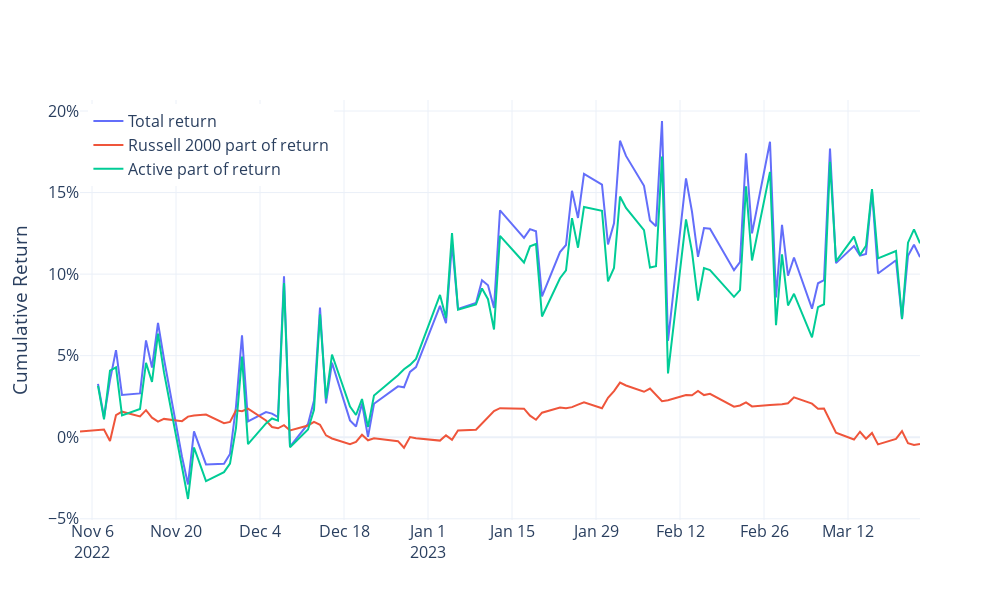

Notebook cell for this chart:
### Markdown cell above
### Compare to Russell 2000 (IWM)

### Code cell
spy = yf.download("IWM", start="2022-11-03")["Adj Close"].pct_change().dropna()
spy.index = [datetime.strftime(x, "%Y-%m-%d") for x in spy.index]

rets = pd.concat((ret, spy), axis=1)
rets.columns = ["ret", "spy"]

result = smf.ols("ret~spy", rets).fit()
alpha = result.params[0]
beta = result.params[1]
info_ratio = alpha / np.sqrt(result.mse_resid)

spy = beta*spy
active = ret - spy

trace1 = go.Scatter(
    x = ret.index.to_list(),
    y = (1+ret).cumprod()-1,
    name = "Total return",
    hovertemplate="%{x}<br>total=%{y:.2%}<extra></extra>"
)

trace2 = go.Scatter(
    x = active.index.to_list(),
    y = (1+active).cumprod()-1,
    name = "Active part of return",
    hovertemplate="%{x}<br>active=%{y:.2%}<extra></extra>"
)
trace3 = go.Scatter(
    x = spy.index.to_list(),
    y = (1+spy).cumprod()-1,
    name = "Russell 2000 part of return",
    hovertemplate="%{x}<br>iwm=%{y:.2%}<extra></extra>"
)
fig = go.Figure()
for trace in [trace1, trace3, trace2]:
    fig.add_trace(trace)

fig.update_layout(
    yaxis_title="Cumulative Return",
    xaxis_title_font = {"size":18},
    template="plotly_white",
    yaxis_tickformat=".0%",
    height=600,  
    width=1000,
    legend=dict(
      x = 0.01,
      y = 0.99
    ),
    font_size=16
)
fig.write_image("cqa_figures/russell.jpeg")
fig.show()
